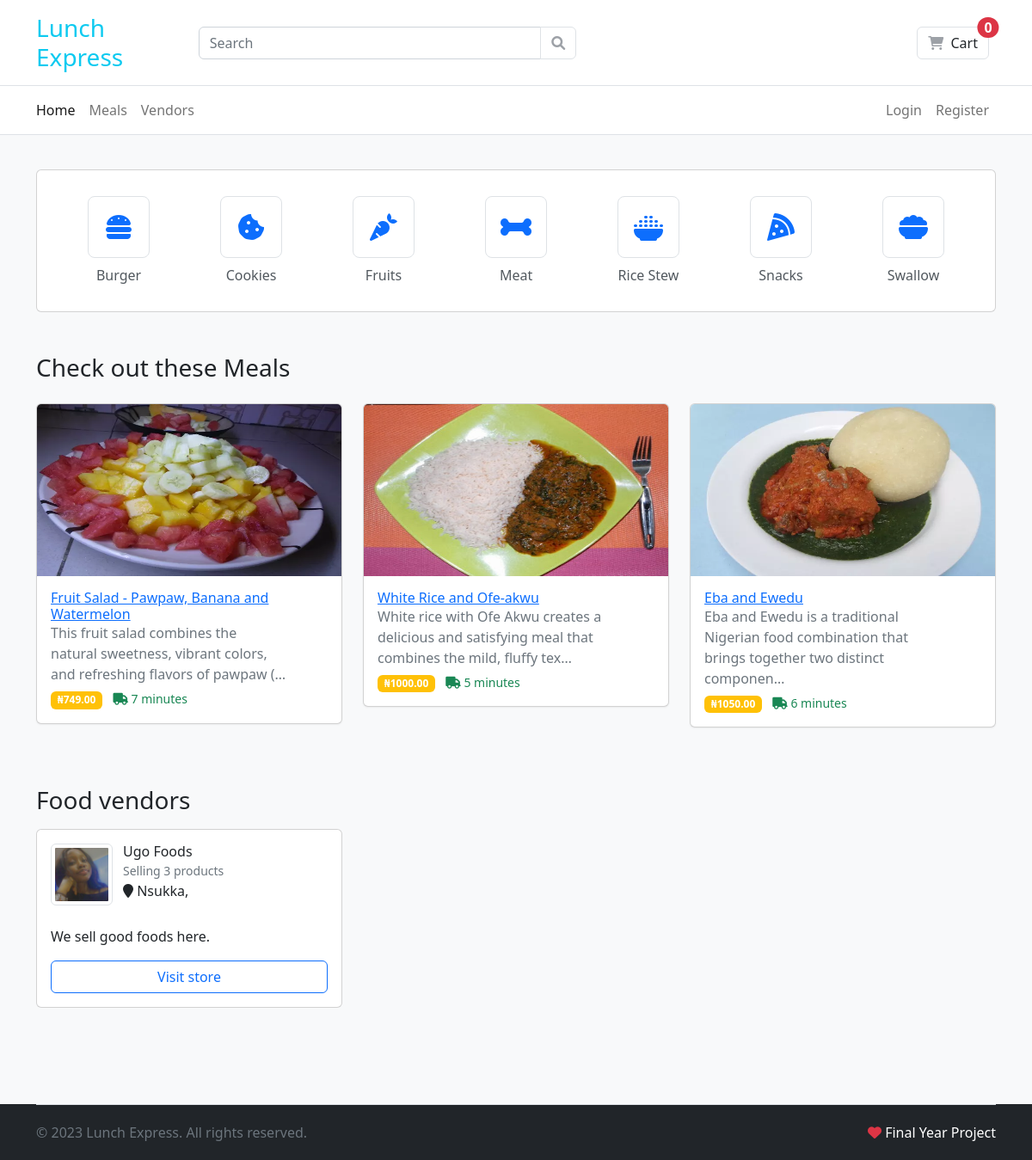
Before: / with the older database file.
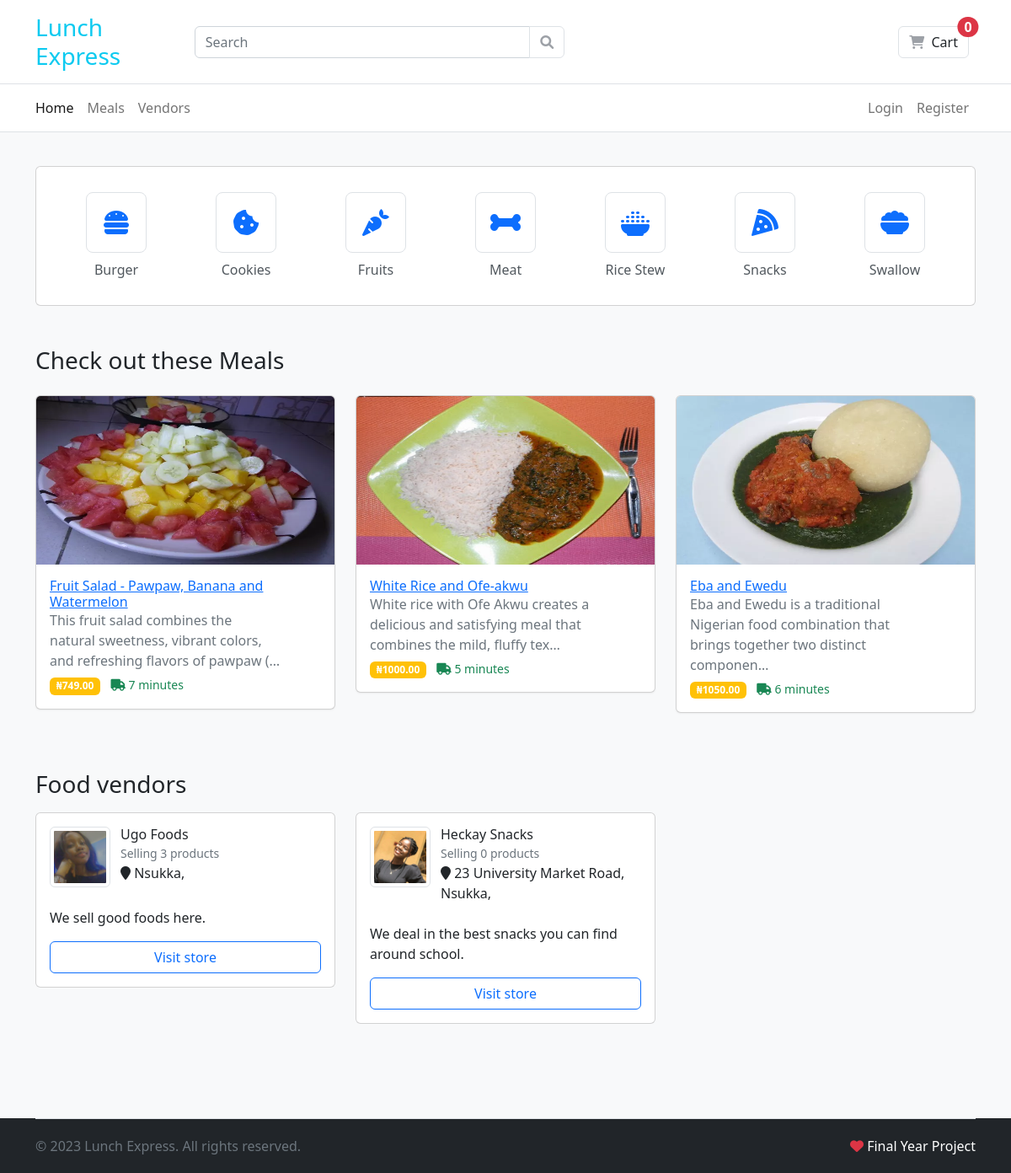
After: the same page with the newer database file.
### products/models.py (models this page shows, shortened)
class Category(models.Model):
    name = models.CharField(
        max_length=50,
        unique=True,
        db_index=True,
        verbose_name=_("category name"),
        help_text=_("format: required, max-50"),
    )
    slug = models.SlugField(
        max_length=50,
        unique=True,
        verbose_name=_("category safe URL"),
        help_text=_(
            "format: required, letters, numbers, underscore, or hyphens"
        ),
    )
    description = models.TextField(
        max_length=1000,
        verbose_name=_("category description"),
        blank=True,
        help_text=_("format: not required, max-1000"),
    )
    icon = models.CharField(max_length=20, help_text="Font awesome icon")
    class Meta:
        ordering = ("name",)
        verbose_name = _("category")
        verbose_name_plural = _("categories")
    def get_absolute_url(self):
        return reverse('products:category',
                       kwargs={'category_slug': self.slug})

class Product(models.Model):
    category = models.ForeignKey(
        Category, on_delete=models.PROTECT, related_name=_("products"))
    name = models.CharField(
        unique=True, max_length=255, db_index=True)
    slug = models.SlugField(
        unique=True, max_length=255, db_index=True)
    description = models.TextField()
    price = models.DecimalField(max_digits=7, decimal_places=2, verbose_name=_("price"))
    image = models.ImageField(upload_to="images/")
    calories = models.IntegerField(
        help_text="The amount of energy provided by the food.Example: 150 (kcal)")
    protein = models.IntegerField(
        help_text="The amount of protein in the food. Example: 8.5 (g)")
    carbohydrates = models.IntegerField(
        help_text="The total amount of carbohydrates in the food, including sugars, fiber, and starches. Example: 20.3 (g)")
    fats = models.IntegerField(
        help_text="The total amount of fats in the food, including saturated fats and unsaturated fats. Example: 5.2 (g)")
    vitamins = models.IntegerField(
        help_text="The amount of various vitamins present in the food. Example: Vitamin C: 10 mg, Vitamin A: 200 IU")
    minerals = models.IntegerField(
        help_text="The amount of various minerals present in the food. Example: Iron: 2.3 mg, Calcium: 120 mg")
    fiber = models.IntegerField(
        help_text="The amount of dietary fiber in the food. Example: 3.5 (g)")
    delivery_time = models.CharField(
        max_length=100,
        help_text="Time it will take for this food to be delivered.")
    vendor = models.ForeignKey(
        User,
        related_name=_("products"),
        on_delete=models.CASCADE
    )
    created = models.DateTimeField(auto_now_add=True)
    updated = models.DateTimeField(
        auto_now=True,
        verbose_name=_("date product last updated"),
        help_text=_("format: Y-m-d H:M:S"),
    )
    objects = models.Manager()
    active = ProductManager()
    class Meta:
        ordering = ("-created",)
        verbose_name = _("product")
        verbose_name_plural = _("products")
    def get_absolute_url(self):
        return reverse('products:detail',
                       kwargs={'slug': self.slug})

### accounts/models.py (models this page shows, shortened)
class Vendor(models.Model):
    user = models.OneToOneField(
        User,
        on_delete=models.CASCADE,
        null=True,
        related_name='vendor')
    company_name = models.CharField(max_length=50)
    address = models.CharField(max_length=600)
    about = models.TextField()
    image = models.ImageField(upload_to='vendor/images')
    phone_number = models.CharField(max_length=11)

class User(AbstractUser):
    is_vendor = models.BooleanField(default=False)
    is_customer = models.BooleanField(default=False)

### django_ecommerce/views.py (the view)
# urls.py: path("", home, name="home"),
def home(request):
    products = None
    recommended_food = None
    preference = None
    vendors = Vendor.objects.all()[:6]
    categories = Category.objects.all()
    if request.user.is_authenticated and request.user.is_customer:
        try:
            preference = LecturerPreference.objects.get(
                lecturer=request.user.customer)
            print(preference)
        except LecturerPreference.DoesNotExist:
            preference = None
        if preference:
            recommended_food = Product.objects.filter(
                calories__lte=preference.preferred_calories
            )
        else:
            recommended_food = Product.objects.all()[:12]
    else:
        products = Product.objects.all()[:12]
    template_name = "home.html"
    context = {
        "products": products,
        "vendors": vendors,
        "categories": categories,
        "recommended_food": recommended_food,
        "preference": preference,
    }
    return render(request, template_name, context)

### carts/cart.py (called while the page is built)
    def __len__(self):
        return sum(item['quantity'] for item in self.cart.values())

### carts/context_processors.py (called while the page is built)
def cart(request):
    return {'cart': Cart(request)}

### templates/home.html (shortened to what this page needs)
{% extends 'base.html' %}
{% block content %}
<section class="padding-y bg-light">
    <div class="container">
        <div class="card mb-5">
            <div class="content-body">
                <nav class="row gy-4">
                    {% for category in categories %}
                    <div class="col-xl col-lg-2 col-md-3 col-4">
                        <a href="{{ category.get_absolute_url }}" class="item-link text-center">
                            <span class="icon icon-lg mb-2 rounded-3">
                                <i class="fas fa-{{ category.icon }}"></i>
                            </span>
                            <span class="text"> {{ category.name }} </span>
                        </a>
                    </div>
                    {% endfor %}
                </nav>
            </div>
        </div>
        {% if preference %}
        <div class="row mb-5">
            <h3 class="mb-4">Based on Your Nutritional Preference</h3>
            {% for product in recommended_food %}
            {% include "partials/_food_card.html" %}
            {% endfor %}
        </div>
        {% else %}
        <div class="row mb-5">
            <h3 class="mb-4">Check out these Meals</h3>
            {% for product in products %}
            {% include "partials/_food_card.html" %}
            {% endfor %}
        </div>
        {% endif %}
        <div class="row mb-5">
            <h3 class="mb-3">Food vendors</h3>
            {% for vendor in vendors %}
            <div class="col-lg-4">
                {% include "partials/_vendor_card.html" %}
            </div>
            {% empty %}
                <p>There are currently no Food vendors.</p>
            {% endfor %}
        </div>
    </div>
</section>
{% endblock %}

### templates/base.html (shortened to what this page needs)
{% load static %}
<!DOCTYPE HTML>
<html lang="en">
<head>
    <link rel="stylesheet" href="{% static 'css/fontawesome/all.min.css' %}">
    <link href="{% static 'css/bootstrap.min.css' %}" rel="stylesheet">
    <link href="{% static 'css/ui.css' %}" rel="stylesheet" type="text/css" />
</head>
<body class="d-flex flex-column h-100 vh-100">
    {% include 'partials/_navbar.html' %}
    {% block content %}{% endblock %}
    {% include 'partials/_footer.html' %}
</body>
</html>

### templates/partials/_navbar.html (shortened to what this page needs)
<header>
    <section class="py-3 border-bottom">
        <div class="container">
            <div class="row g-3 align-items-center">
                <div class="col-lg-2 col-sm-3 col-4">
                    <h3 class="m-0 p-0"><a class="link-info text-decoration-none" href="{% url 'home' %}">Lunch
                            Express</a></h3>
                </div>
                <div class="col-lg-5 col-sm-5 col-8">
                    <form action="{% url 'products:search' %}" method="get" class="me-3">
                        <div class="input-group">
                            <input type="search" class="form-control" placeholder="Search" name="keyword"
                                value="{{ request.GET.keyword }}">
                            <button class="input-group-text btn btn-light" type="submit"> <i class="fa fa-search"></i>
                            </button>
                        </div>
                    </form>
                </div>
                <div class="1ms-auto col-lg-5 col-sm-4 col-12">
                    <div class="float-md-end">
                        <div class="d-inline-block position-relative align-middle me-2">
                            {% if not request.user.is_vendor %}
                            {% with total_items=cart|length %}
                            <a href="{% url 'carts:cart_detail' %}" class="btn btn-light position-relative">
                                <i class="fa fa-shopping-cart"></i>
                                <span class="ms-1">Cart </span>
                                <b
                                    class="fs-6 lh-1 py-1 rounded-pill px-2 d-inline-block text-center text-white bg-danger position-absolute top-0 start-100 translate-middle">
                                    {% if total_items > 0 %}{{ total_items }}{% else %}0{% endif %} </b>
                            </a>
                            {% endwith %}
                            {% else %}
                            <a href="{% url 'products:create' %}" class="btn btn-light">
                                <i class="fa fa-upload"></i> Upload a Meal
                            </a>
                            {% endif %}
                        </div>
                    </div>
                </div>
            </div>
        </div>
    </section>
    <nav class="navbar navbar-light navbar-expand-md border-bottom">
        <div class="container">
            <div class="collapse navbar-collapse" id="navbarmenu">
                <ul class="navbar-nav">
                    <li class="nav-item"> <a
                            class="nav-link ps-0 {% url 'home' as home_url %}{% if request.get_full_path == home_url %}active{% endif %}"
                            href="{% url 'home' %}"> Home </a> </li>
                    <li class="nav-item"> <a
                            class="nav-link {% url 'products:list' as product_list_url %}{% if request.get_full_path == product_list_url %}active{% endif %}"
                            href="{% url 'products:list' %}">Meals</a> </li>
                    <li class="nav-item"> <a
                            class="nav-link {% url 'accounts:vendors' as vendors_url %}{% if request.get_full_path == vendors_url %}active{% endif %}"
                            href="{% url 'accounts:vendors' %}">Vendors</a> </li>
                </ul>
                <ul class="navbar-nav ms-auto">
                    {% if not request.user.is_authenticated %}
                    <li class="nav-item"> <a class="nav-link" href="{% url 'accounts:login' %}">Login</a></li>
                    <li class="nav-item"> <a class="nav-link" href="{% url 'accounts:customer_signup' %}">Register</a>
                    </li>
                    {% else %}
                    <li class="nav-item"> <a class="nav-link" href="{% url 'accounts:logout' %}">Logout</a></li>
                    {% endif %}
                </ul>
            </div>
        </div>
    </nav>
</header>

### templates/partials/_food_card.html
<div class="col-lg-4 col-md-6">
    <article class="card card-product-grid">
        <a href="{{ product.get_absolute_url }}">
            <img src="{{ product.image.url }}" height="200" class="card-img-top" alt="{{ product.name }}">
        </a>
        <div class="card-body pt-0">
            <div class="pt-3 pe-5">
                <h6 class="card-title mb-0">
                    <a href="{{ product.get_absolute_url }}">{{ product.name }}</a>
                </h6>
                <p class="mb-1 text-muted">{{ product.description|truncatechars:100 }}</p>
                <span class="badge bg-warning"> &#8358;{{ product.price }} </span>
                <span class="text-success small ms-2"> <i class="fa fa-truck"></i> {{ product.delivery_time }}</span>
            </div>
        </div>
    </article>
</div>

### templates/partials/_vendor_card.html
<div class="card mb-4">
    <div class="card-body">
        <div class="itemside mb-4">
            <div class="aside">
                <img src="{{ vendor.image.url }}" width="60" height="60" class="img-sm img-thumbnail">
            </div>
            <div class="info">
                <span class="h6 title">{{ vendor.company_name }}</span>
                <small class="text-muted">Selling {{ vendor.user.products.count }} product{{ vendor.user.products.count|pluralize }}</small>
                <p><i class="fa fa-map-marker"></i> {{ vendor.address }}, {{ vendor.state }}</p>
            </div>
        </div>
        <p>{{ vendor.about|truncatechars:280 }}</p>
        <a href="{% url 'accounts:vendor_profile' vendor.user.username %}" class="btn w-100 btn-outline-primary">Visit store</a>
    </div>
</div>

### templates/partials/_footer.html
<footer class="section-footer bg-dark footer-dark mt-auto">
    <div class="container">
        <section class="footer-bottom d-flex justify-content-lg-between border-top">
            <p class="text-muted mb-0"> &copy; {% now "Y" %} Lunch Express. All rights reserved. </p>
            <nav>
                <span>
                    <i class="fas fa-heart text-danger"></i>
                    Final Year Project
                </span>
            </nav>
        </section>
    </div>
</footer>

### static/css/ui.css (style rules this page uses)
.content-body { flex: 1 1 auto; padding: 1.88rem }
.padding-y { padding-top: 40px; padding-bottom: 40px }
.icon-xs, .icon-sm, .icon-md, .icon-lg { display: inline-flex; align-items: center; justify-content: center; text-align: center; flex-shrink: 0; flex-grow: 0 }
.icon-lg { width: 72px; height: 72px; font-size: 32px }
.img-xs, .img-sm, .img-md, .img-lg { display: inline-block; -o-object-fit: cover; object-fit: cover; flex-shrink: 0; flex-grow: 0 }
.img-sm { width: 72px; height: 72px }
.item-link { width: 100%; display: block; text-decoration: none }
.item-link .icon { border: 1px solid #dee2e6 }
.item-link .text { display: block; color: #51585e }
.footer-dark { color: #fff }
.footer-bottom { padding-top: 20px; padding-bottom: 20px }
.btn-light { background-color: #fff; border-color: #dee2e6; color: #212529 }
.btn-light i { color: #9da1a7 }
.btn i { min-width: 16px }
.card.card-product-grid, .card.card-product-list { box-shadow: 0 1px 2px rgba(51, 51, 51, .07) }
[class*=card-product] p { margin-bottom: 0 }
.card-product-grid { margin-bottom: 20px }
.itemside { position: relative; display: flex; width: 100% }
.itemside .aside { position: relative; flex-shrink: 0 }
.itemside .info { padding-left: .75rem; flex-grow: 1 }
.itemside .title { display: block; margin-bottom: 0rem }
.itemside p { margin-bottom: 0 }

Changed rows visible on the page:
added Vendor: image (picture), company_name "Heckay Snacks", user.products.count "0", address "23 University Market Road, Nsukka", about "We deal in the best snacks you can find around school."
